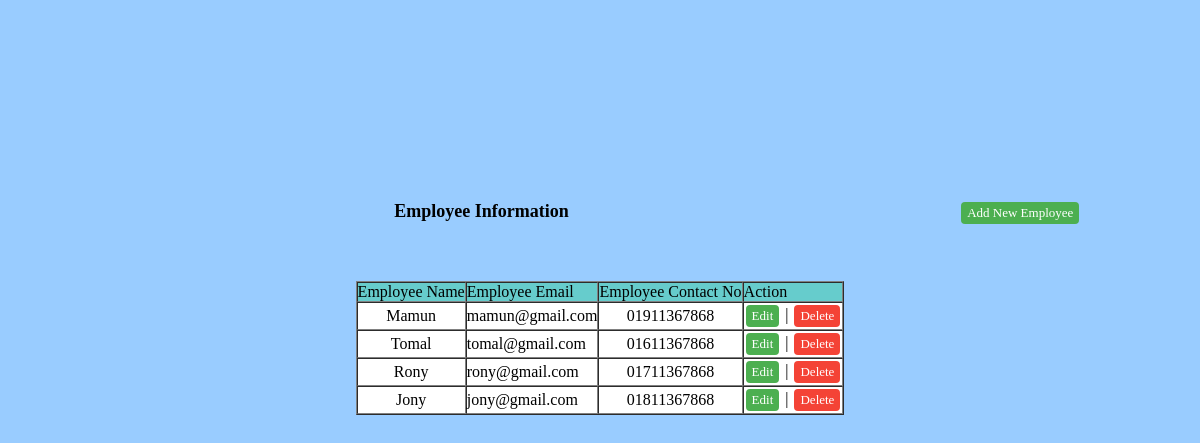
/employee_info_listview.php, run on the app's committed database.
### tables this page shows
CREATE TABLE IF NOT EXISTS `employee_info` (
  `employee_id` int(11) NOT NULL AUTO_INCREMENT,
  `employee_name` varchar(64) NOT NULL,
  `employee_email` varchar(32) NOT NULL,
  `employee_contact_no` varchar(32) NOT NULL,
  PRIMARY KEY (`employee_id`)
);

### employee_info_listview.php (the view, shortened to what this page needs)
<!DOCTYPE html PUBLIC "-//W3C//DTD XHTML 1.0 Transitional//EN" "http://www.w3.org/TR/xhtml1/DTD/xhtml1-transitional.dtd">
<html xmlns="http://www.w3.org/1999/xhtml">
<head>
</head>
<body bgcolor="#99CCFF" style="margin-top:200px;">
<div class="main">
	<div class="div1">Employee Information</div>
	<div class="div2">
		<a href="employee_info.php" class="button3">Add New Employee</a>
	</div>
</div>
<?php
	include('connection.php');
	$sql = "SELECT * FROM employee_info";
	$rec = $conn->query($sql);
	echo "<table border='1' cellpadding='0' cellspacing='0' align='center' style='margin-top:50px;'>";
		echo "<thead>";
		echo "<tr style='background-color:#66CCCC'>
					<td>Employee Name</td>
					<td>Employee Email</td>
					<td>Employee Contact No</td>
					<td>Action</td>
				</tr>";
		echo "</thead>";
		echo "<tbody style='height:30px; overflow: auto; background-color:#ffff'>";
		while($row = mysqli_fetch_array($rec))
		{
			$employee_name 			= $row['employee_name'];
			$employee_email 		= $row['employee_email'];
			$employee_contact_no 	= $row['employee_contact_no'];
			$employee_id 			= $row['employee_id'];
			echo "<tr>
					<td align='center'>$employee_name</td>
					<td>$employee_email</td>
					<td align='center'>$employee_contact_no</td>
					<td>
						<a href='edit_employee_info.php?employee_id=$employee_id' class='button1'>Edit</a> |
						<a href='$_SERVER[SCRIPT_NAME]?employee_id=$employee_id' class='button2' onClick=\"return confirm('Are you sure?')\">Delete</a>
					</td>
				</tr>";
		}
		echo "</tbody>";
	echo "</table>";
?>
</body>
</html>

### employee_info_listview.php (style rules this page uses)
.button1 { background-color: #4CAF50; border: none; color: white; padding: 3px 6px; text-align: center; text-decoration: none; display: inline-block; font-size: 13px; margin: 2px 2px; cursor: pointer; border-radius: 4px; }
.button2 { background-color: #f44336; border: none; color: white; padding: 3px 6px; text-align: center; text-decoration: none; display: inline-block; font-size: 13px; margin: 2px 2px; cursor: pointer; border-radius: 4px; }
.button3 { background-color: #4CAF50; border: none; color: white; padding: 3px 6px; text-align: center; text-decoration: none; display: inline-block; font-size: 13px; margin: 2px 2px; cursor: pointer; border-radius: 4px; }
.main { width:100%; }
.div1 { width:80%; display:inline-block; height:30px; text-align:center; font-weight:bold; font-size:18px; }
.div2 { width:17%; display:inline-block; height:30px; }

### data on the page
employee_info: employee_name "Mamun", employee_email "mamun@gmail.com", employee_contact_no "01911367868"
employee_info: employee_name "Tomal", employee_email "tomal@gmail.com", employee_contact_no "01611367868"
employee_info: employee_name "Rony", employee_email "rony@gmail.com", employee_contact_no "01711367868"
employee_info: employee_name "Jony", employee_email "jony@gmail.com", employee_contact_no "01811367868"
